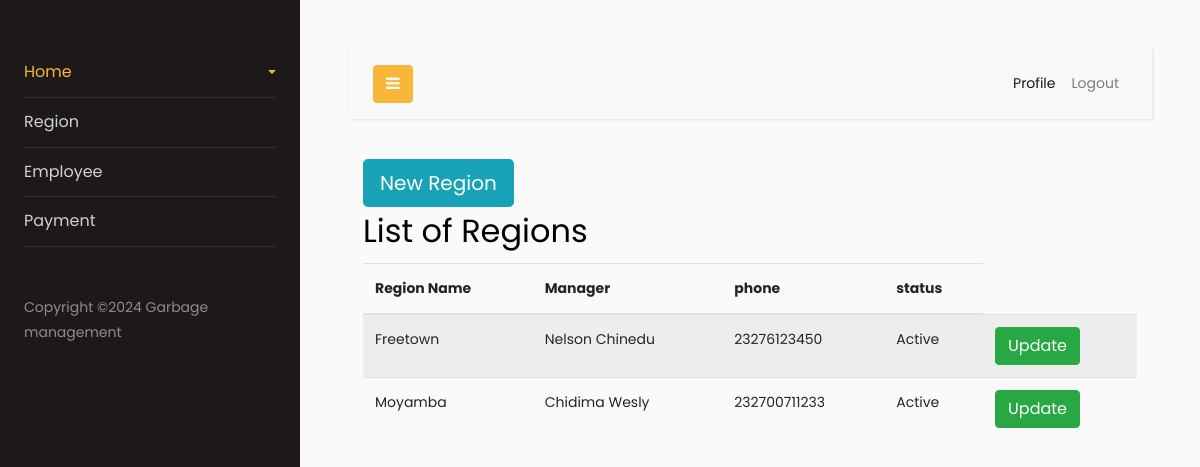
The page /Admin/customer.php (signed in) on the database its author committed.
### tables this page shows
CREATE TABLE IF NOT EXISTS `employees` (
  `id` int(11) NOT NULL AUTO_INCREMENT,
  `fname` varchar(200) NOT NULL,
  `surname` varchar(200) NOT NULL,
  `phone` varchar(200) NOT NULL,
  `workstation` varchar(200) NOT NULL,
  `position` varchar(200) NOT NULL,
  `empno` varchar(200) NOT NULL,
  `password` varchar(200) NOT NULL,
  `addedby` varchar(200) NOT NULL,
  `status` varchar(200) NOT NULL,
  `date` timestamp NOT NULL DEFAULT current_timestamp(),
  PRIMARY KEY (`id`)
);

### Admin/customer.php (the view, shortened to what this page needs)
<?php include "header.php" ?>
<div class="container">
	<div class="d-inline">
		<button class="btn btn-info btn-lg" data-toggle="modal" data-target="#Add">
			New Region
		</button>
	</div>
  <h2>List of Regions</h2>
  <table class="table table-striped">
    <thead>
      <tr>
        <th>Region Name</th>
        <th>Manager</th>
        <th>phone</th>
		<th>status</th>
      </tr>
    </thead>
    <tbody>
	<?php
	$stmt = $conn->query("SELECT * FROM employees where position = 'Admin'");
	while($row = $stmt->fetch()){
	?>
      <tr>
        <td><?php echo $row['workstation']; ?></td>
		<td><?php echo $row['fname']. " ".$row['surname']; ?></td>
        <td><?php echo $row['phone']; ?></td>
		<td><?php echo $row['status']; ?></td>
		<td>
		<button type="button" class="btn btn-success" id="<?php echo $row['workstation']; ?>" data-toggle="modal" data-target="#RegionUpdate" onclick="getid()">Update</button>
		</td>
      </tr>
	<?php } ?>
    </tbody>
  </table>
</div>
<?php include "footer.php" ?>

### rows shown on the page
employees: workstation "Freetown", fname "Nelson", surname "Chinedu", phone "23276123450", status "Active"
employees: workstation "Moyamba", fname "Chidima", surname "Wesly", phone "232700711233", status "Active"
